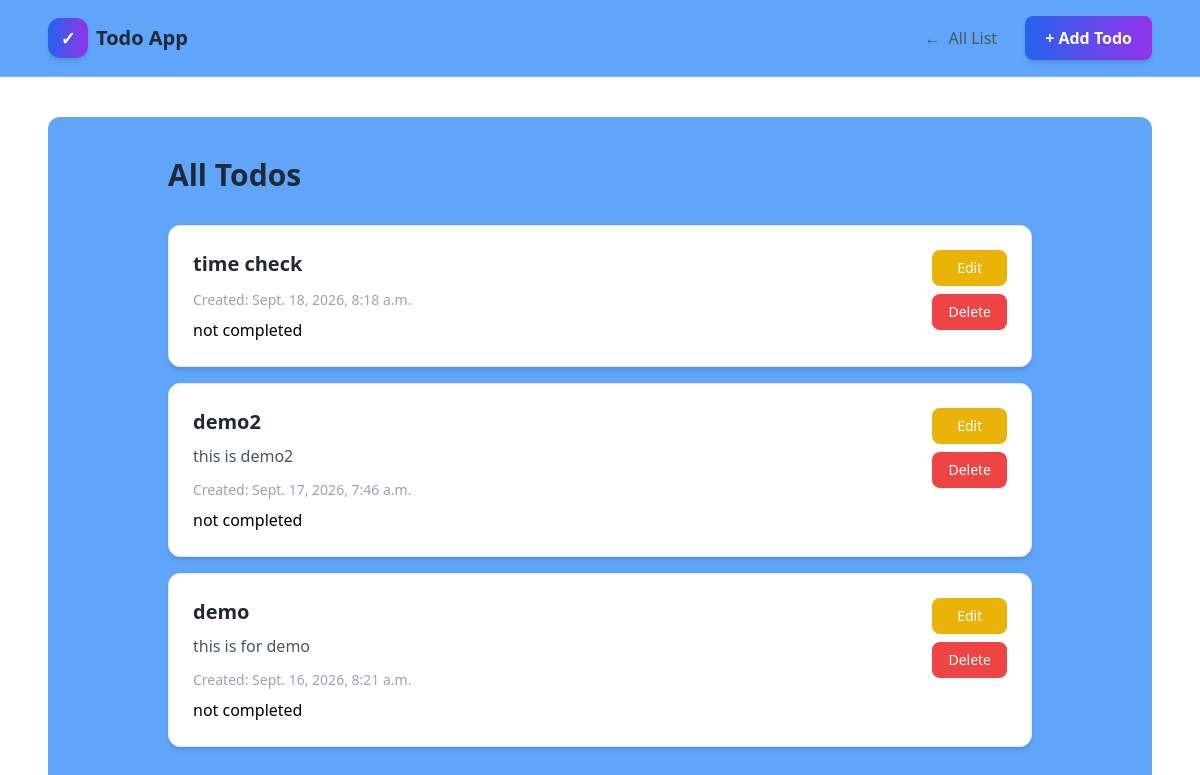
The page / on the database its author committed.
### todoapp/models.py (models this page shows, shortened)
class Task(models.Model):
    title = models.CharField(max_length=100)
    description = models.CharField(max_length=100)
    created_at=models.DateTimeField(auto_now_add=True)
    completed=models.BooleanField(default=False)

### todoapp/views.py (the view)
# urls.py: path('', views.todo_list, name='todo_list'),
def todo_list(request):
    task= Task.objects.all().order_by('-created_at')
    return render(request,'todo_list.html',{'tasks':task})

### todoapp/templates/todo_list.html (shortened to what this page needs)
{% extends "base.html" %}
{% block content %}
<div class="min-h-screen bg-blue-400 py-10 rounded-xl">
    <div class="max-w-4xl mx-auto px-4">
        <div class="flex items-center justify-between mb-8">
            <h1 class="text-3xl font-bold text-gray-800">
                All Todos
            </h1>
        </div>
        {% if tasks %}
            <div class="space-y-4">
                {% for task in tasks %}
                <div class="bg-white rounded-xl shadow-md p-6 border border-gray-200">
                    <div class="flex items-start justify-between gap-4">
                        <div class="flex-1">
                            <h2 class="text-xl font-semibold text-gray-800 mb-2">
                                {{ task.title }}
                            </h2>
                            <p class="text-gray-600 mb-3">
                                {{ task.description }}
                            </p>
                            <p class="text-sm text-gray-400 mb-2">
                                Created: {{ task.created_at }}
                            </p>
            <form method="post" action="{% url 'toggle_todo' task.pk %}" style="display:inline;">
                    <button type="submit" class="btn btn-sm {% if task.completed %}btn-success{% else %}btn-outline-secondary{% endif %}">
                    {% if task.completed %}✔ complated{% else %}not completed{% endif %}
                    </button>
            </form>
                        </div>
                        <div class="flex flex-col gap-2">
                            <a href="{% url 'edit_todo' task.pk %}"
                               class="text-sm bg-yellow-500 hover:bg-yellow-600 text-white px-4 py-2 rounded-lg text-center transition">
                                Edit
                            </a>
                            <a href="{% url 'delete_todo' task.pk %}"
                               class="text-sm bg-red-500 hover:bg-red-600 text-white px-4 py-2 rounded-lg text-center transition">
                                Delete
                            </a>
                        </div>
                    </div>
                </div>
                {% endfor %}
            </div>
        {% endif %}
    </div>
</div>
{% endblock %}

### todoapp/templates/base.html (shortened to what this page needs)
<!DOCTYPE html>
<html lang="en">
<head>
    <script src="https://cdn.tailwindcss.com"></script>
</head>
<body>
<nav class="sticky top-0 z-50 border-b border-white/20 bg-blue-400 shadow-sm backdrop-blur-lg">
    <div class="mx-auto flex max-w-6xl items-center justify-between px-6 py-4">
        <a href="/"
            class="group flex items-center gap-2">
            <div
                class="flex h-10 w-10 items-center justify-center rounded-xl bg-gradient-to-r from-blue-600 to-purple-600 text-lg font-bold text-white shadow-md transition duration-300 group-hover:scale-110 group-hover:rotate-3">
                ✓
            </div>
            <span
                class="text-xl font-bold text-gray-800 transition group-hover:text-blue-600">
                Todo App
            </span>
        </a>
        <div class="hidden items-center gap-3 sm:flex">
            <a
                href="{% url 'todo_list' %}"
                class="group flex items-center gap-2 rounded-lg px-4 py-2 font-medium text-gray-600 transition duration-300 hover:bg-blue-50 hover:text-blue-600"
            >
                <span class="transition group-hover:-translate-x-1">
                    ←
                </span>
                All List
            </a>
            <a
                href="{% url 'add_todo' %}"
                class="rounded-lg bg-gradient-to-r from-blue-600 to-purple-600 px-5 py-2.5 font-semibold text-white shadow-md transition duration-300 hover:-translate-y-0.5 hover:from-blue-700 hover:to-purple-700 hover:shadow-lg active:translate-y-0">
                + Add Todo
            </a>
        </div>
    </div>
</nav>
<main class="mx-auto min-h-[calc(100vh-80px)] max-w-6xl px-6 py-10">
    {% block content %}
    {% endblock %}
</main>
</body>
</html>

### rows shown on the page
Task: title "time check", created_at "Sept. 18, 2026, 8:18 a.m.", completed "not completed"
Task: title "demo2", description "this is demo2", created_at "Sept. 17, 2026, 7:46 a.m.", completed "not completed"
Task: title "demo", description "this is for demo", created_at "Sept. 16, 2026, 8:21 a.m.", completed "not completed"
